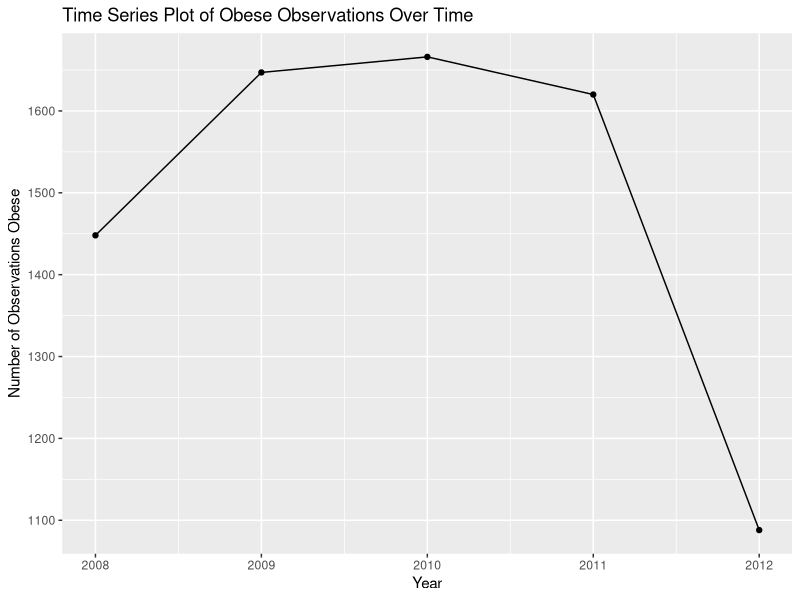
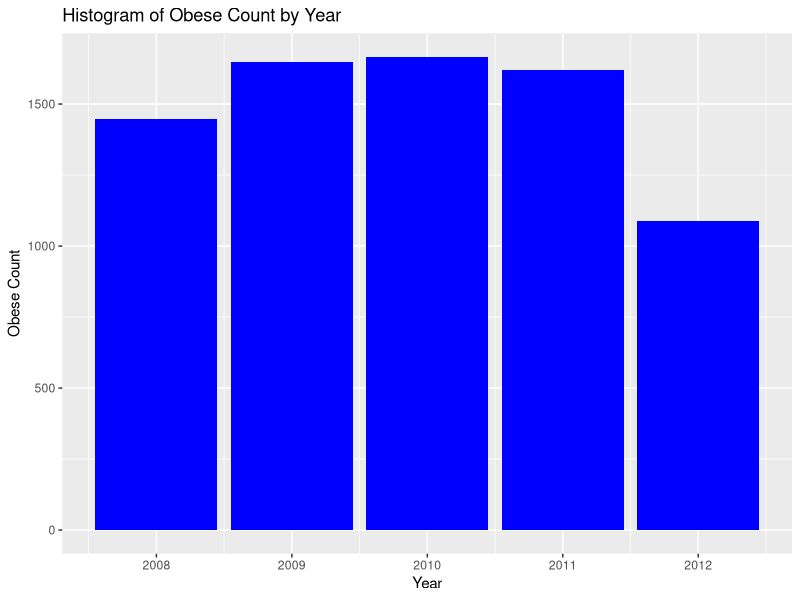
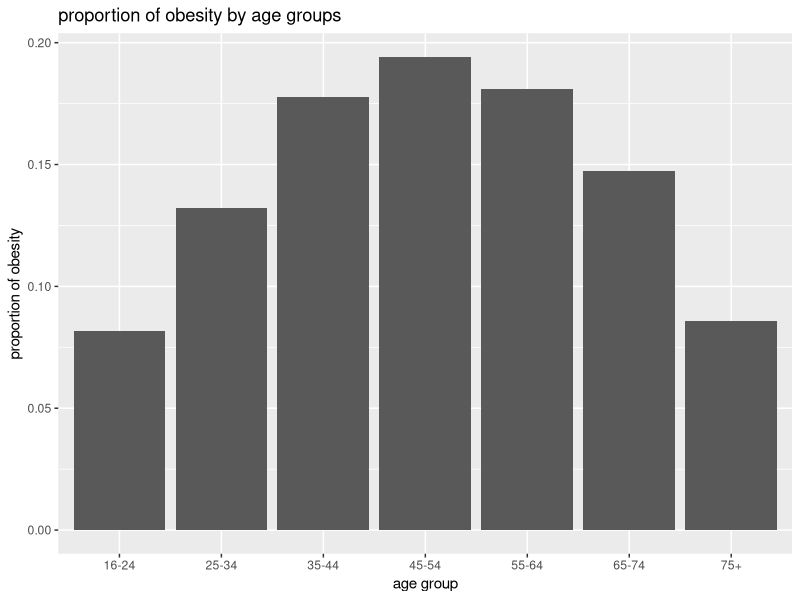
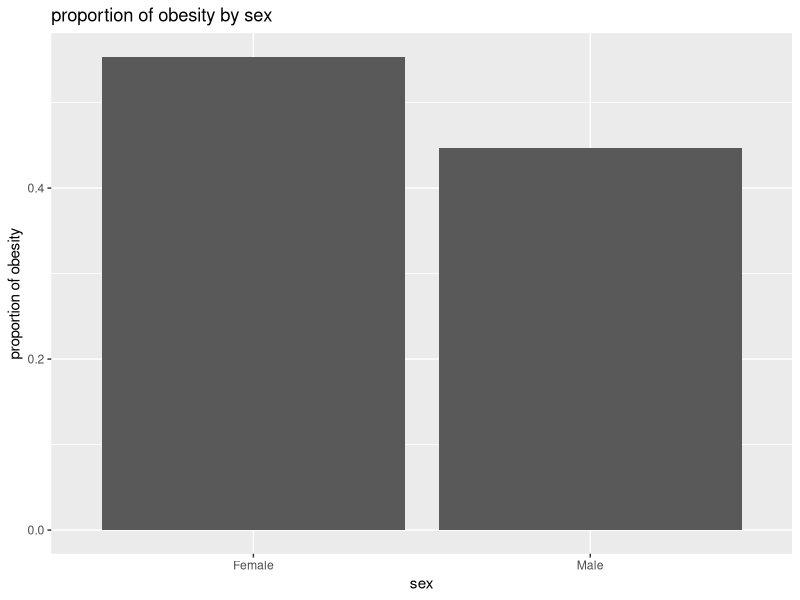
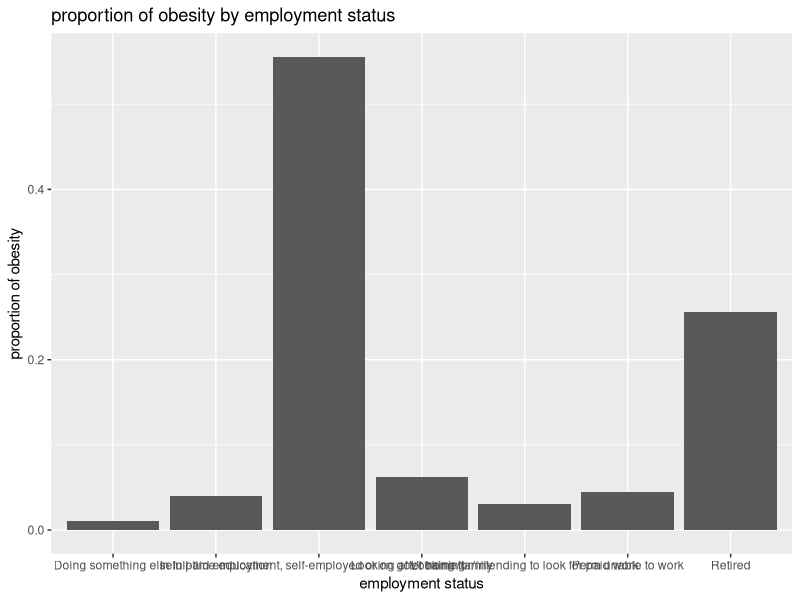

Source code (R) for these figures, in order:
## ---- chunk 1
#Creating the binary variable for obesity
data <- read.csv('DAProject9.csv')
library(dplyr)
data <- data %>%
  mutate(Obese = ifelse(BMIgroup == "Obese", 1, 0))

## ---- chunk 2
#Attempting to create the time series plot
data_2008 <- subset(data, Year == '2008' & Obese == 1)
data_2009 <- subset(data, Year == '2009'& Obese == 1)
data_2010 <- subset(data, Year == '2010'& Obese == 1)
data_2011 <- subset(data, Year == '2011'& Obese == 1)
data_2012 <- subset(data, Year == '2012'& Obese == 1)


year <- c(2008, 2009, 2010, 2011, 2012)
no_obese <- c(1448, 1647, 1666, 1620, 1088)

year_obese <- cbind(year, no_obese)
  year_obese <- as.data.frame(year_obese)

as.factor(year_obese$year)

library(ggplot2)
ggplot(year_obese, aes(x = year, y = no_obese)) +
  geom_line() +
  geom_point() +
  labs(title = "Time Series Plot of Obese Observations Over Time",
       x = "Year",
       y = "Number of Observations Obese")
## ---- chunk 3
#Summary table
summary_by_year <- data %>%
  group_by(Year) %>%
  summarize(Count_Obese = sum(Obese))
summary_by_year

#Histogram of year v counts
ggplot(data = summary_by_year, aes(x = Year, y = Count_Obese)) +
  geom_col(fill='blue') +
  labs(x = "Year", y = "Obese Count",
       title = "Histogram of Obese Count by Year")
## ---- chunk 4
#barplots of obesity on each covariate
library(dplyr)
# age
obses_age.freq=table(data$AgeGroup)
obses_age.freq=as.data.frame(obses_age.freq)
colnames(obses_age.freq)=c("obses_age","number")
obses_age.freq$proportion=obses_age.freq$number/sum(obses_age.freq$number)

ggplot(data = obses_age.freq, aes(x = obses_age, y = proportion)) + geom_col()+
  labs(x="age group",y="proportion of obesity",title="proportion of obesity by age groups")

#gender
obses_sex.freq=table(data$Sex)
obses_sex.freq=as.data.frame(obses_sex.freq)
colnames(obses_sex.freq)=c("obses_sex","number")
obses_sex.freq$proportion=obses_sex.freq$number/sum(obses_sex.freq$number)

ggplot(data = obses_sex.freq, aes(x = obses_sex, y = proportion)) + geom_col()+
  labs(x="sex",y="proportion of obesity",title="proportion of obesity by sex")

#socio-economic status
obses_employment.freq=table(data$Employment)
obses_employment.freq=as.data.frame(obses_employment.freq)
colnames(obses_employment.freq)=c("obses_employment","number")
obses_employment.freq$proportion=obses_employment.freq$number/sum(obses_employment.freq$number)

ggplot(data = obses_employment.freq, aes(x = obses_employment, y = proportion)) + 
  geom_col()+
  labs(x="employment status",y="proportion of obesity",title="proportion of obesity by employment status")

